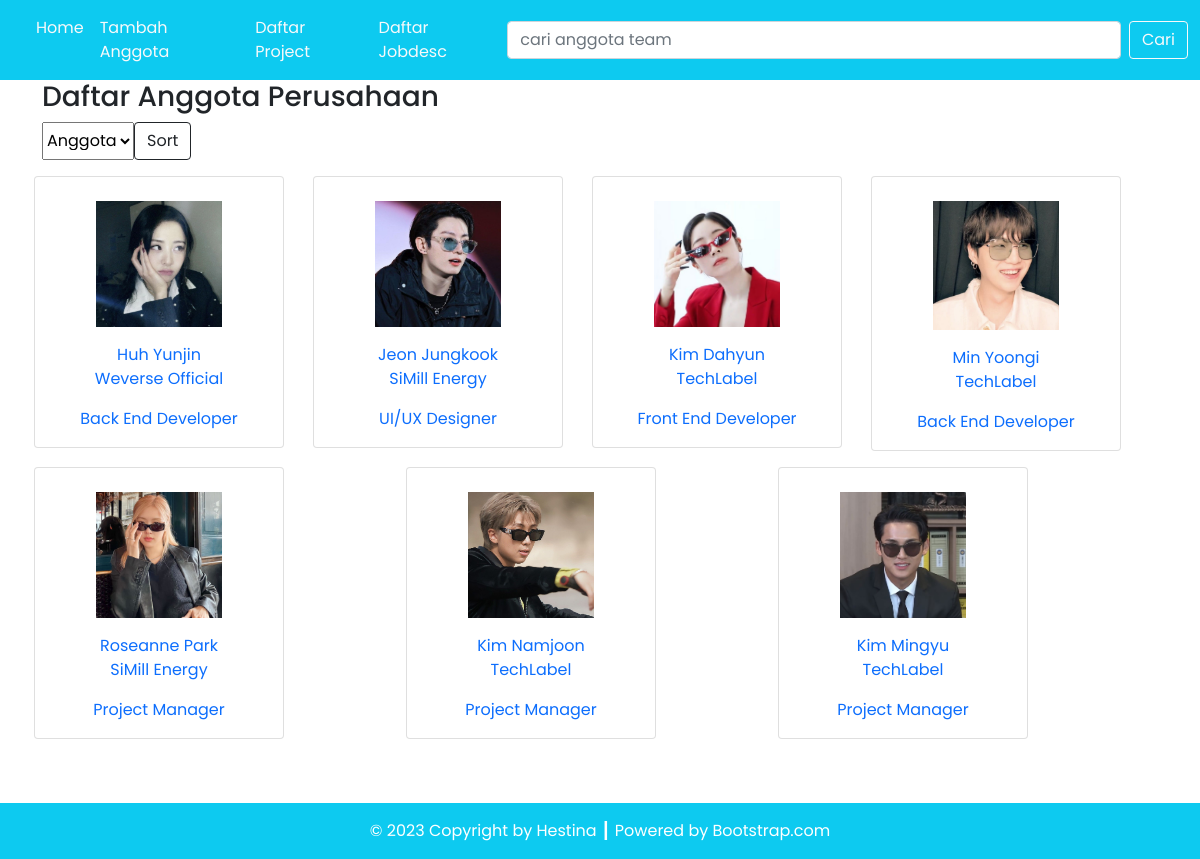
The app's page /source_code/index.php with its own data.
### tables this page shows
CREATE TABLE `team` (
  `id_anggota` int(11) NOT NULL,
  `foto_anggota` varchar(255) NOT NULL,
  `nama_anggota` varchar(100) NOT NULL,
  `id_project` int(11) NOT NULL,
  `id_jobdesc` int(11) NOT NULL
);

CREATE TABLE `project` (
  `id_project` int(11) NOT NULL,
  `nama_project` varchar(100) NOT NULL
);

CREATE TABLE `jobdesc` (
  `id_jobdesc` int(11) NOT NULL,
  `nama_jobdesc` varchar(50) NOT NULL
);

### source_code/config/db.php (called while the page is built)
<?php
$DB_HOST = "localhost";
$DB_USERNAME = "root";
$DB_PASSWORD = "";
$DB_NAME = "db_teamproject";
?>

### source_code/classes/DB.php (called while the page is built, shortened)
<?php
class DB
{
    private $hostname;
    private $username;
    private $password;
    private $dbname;
    private $conn;
    private $result;
    function __construct($hostname, $username, $password, $dbname)
    {
        $this->hostname = $hostname;
        $this->username = $username;
        $this->password = $password;
        $this->dbname = $dbname;
    }
    function open()
    {
        $this->conn = mysqli_connect($this->hostname, $this->username, $this->password, $this->dbname);
    }
    function execute($query)
    {
        $this->result = mysqli_query($this->conn, $query);
    }
    function getResult()
    {
        return mysqli_fetch_array($this->result);
    }
}

### source_code/classes/Team.php (called while the page is built, shortened)
<?php
class Team extends DB
{
    function getTeamJoin()
    {
        $query = "SELECT * FROM team JOIN project ON team.id_project=project.id_project JOIN jobdesc ON team.id_jobdesc=jobdesc.id_jobdesc ORDER BY team.id_anggota";
        return $this->execute($query);
    }
}

### source_code/index.php (the view, shortened to what this page needs)
<?php
include('config/db.php');
include('classes/DB.php');
include('classes/Project.php');
include('classes/Team.php');
include('classes/Template.php');
$listTeam = new Team($DB_HOST, $DB_USERNAME, $DB_PASSWORD, $DB_NAME);
$listTeam->open();
$listTeam->getTeamJoin();
if (isset($_POST['btn-cari'])) {
    $listTeam->searchTeam($_POST['cari']);
} else {
    $listTeam->getTeamJoin();
}
$data = null;
while ($row = $listTeam->getResult()) {
    $data .= '<div class="col gx-2 gy-3 justify-content-center">' .
        '<div class="card pt-4 px-2 Team-thumbnail">
        <a href="detail.php?id=' . $row['id_anggota'] . '">
            <div class="row justify-content-center">
                <img src="assets/images/' . $row['foto_anggota'] . '" class="card-img-top" alt="' . $row['foto_anggota'] . '">
            </div>
            <div class="card-body">
                <p class="card-text Team-nama my-0">' . $row['nama_anggota'] . '</p>
                <p class="card-text divisi-nama">' . $row['nama_project'] . '</p>
                <p class="card-text jabatan-nama my-0">' . $row['nama_jobdesc'] . '</p>
            </div>
        </a>
    </div>
    </div>';
}

### source_code/classes/Template.php (shortened to what this page needs)
<?php
class Template
{
    var $content = '';
    function __construct($filename = '')
    {
        $this->content = implode('', @file($filename));
    }
    function clear()
    {
        $this->content = preg_replace("/DATA_[A-Z|_|0-9]+/", "", $this->content);
    }
    function write()
    {
        print $this->content;
    }
    function replace($old = '', $new = '')
    {
        if (is_int($new)) {
            $value = sprintf("%d", $new);
        } elseif (is_float($new)) {
            $value = sprintf("%f", $new);
        } elseif (is_array($new)) {
            $value = '';
            foreach ($new as $item) {
                $value .= $item . ' ';
            }
        } else {
            $value = $new;
        }
        $this->content = preg_replace("/$old/", $value, $this->content);
    }
}

### records on screen
team: foto_anggota (picture), nama_anggota "Huh Yunjin", id_project.nama_project "Weverse Official", id_jobdesc.nama_jobdesc "Back End Developer"
team: foto_anggota (picture), nama_anggota "Jeon Jungkook", id_project.nama_project "SiMill Energy", id_jobdesc.nama_jobdesc "UI/UX Designer"
team: foto_anggota (picture), nama_anggota "Kim Dahyun", id_project.nama_project "TechLabel", id_jobdesc.nama_jobdesc "Front End Developer"
team: foto_anggota (picture), nama_anggota "Min Yoongi", id_project.nama_project "TechLabel", id_jobdesc.nama_jobdesc "Back End Developer"
team: foto_anggota (picture), nama_anggota "Roseanne Park", id_project.nama_project "SiMill Energy", id_jobdesc.nama_jobdesc "Project Manager"
team: foto_anggota (picture), nama_anggota "Kim Namjoon", id_project.nama_project "TechLabel", id_jobdesc.nama_jobdesc "Project Manager"
team: foto_anggota (picture), nama_anggota "Kim Mingyu", id_project.nama_project "TechLabel", id_jobdesc.nama_jobdesc "Project Manager"
